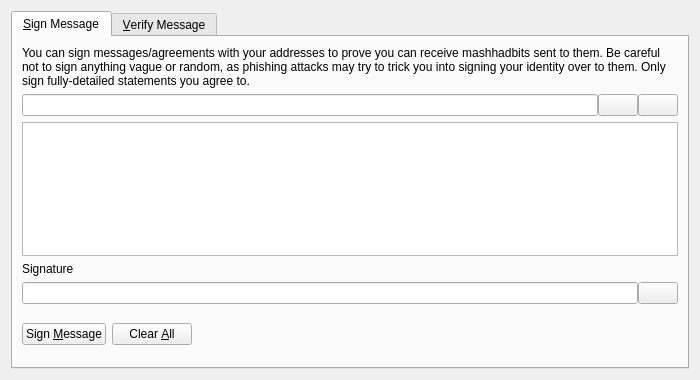
<?xml version="1.0" encoding="UTF-8"?>
<ui version="4.0">
 <class>SignVerifyMessageDialog</class>
 <widget class="QDialog" name="SignVerifyMessageDialog">
  <property name="geometry">
   <rect>
    <x>0</x>
    <y>0</y>
    <width>700</width>
    <height>380</height>
   </rect>
  </property>
  <property name="windowTitle">
   <string>Signatures - Sign / Verify a Message</string>
  </property>
  <property name="modal">
   <bool>true</bool>
  </property>
  <layout class="QVBoxLayout" name="verticalLayout">
   <item>
    <widget class="QTabWidget" name="tabWidget">
     <property name="currentIndex">
      <number>0</number>
     </property>
     <widget class="QWidget" name="tabSignMessage">
      <attribute name="title">
       <string>&amp;Sign Message</string>
      </attribute>
      <layout class="QVBoxLayout" name="verticalLayout_SM">
       <item>
        <widget class="QLabel" name="infoLabel_SM">
         <property name="text">
          <string>You can sign messages/agreements with your addresses to prove you can receive mashhadbits sent to them. Be careful not to sign anything vague or random, as phishing attacks may try to trick you into signing your identity over to them. Only sign fully-detailed statements you agree to.</string>
         </property>
         <property name="textFormat">
          <enum>Qt::PlainText</enum>
         </property>
         <property name="wordWrap">
          <bool>true</bool>
         </property>
        </widget>
       </item>
       <item>
        <layout class="QHBoxLayout" name="horizontalLayout_1_SM">
         <property name="spacing">
          <number>0</number>
         </property>
         <item>
          <widget class="QValidatedLineEdit" name="addressIn_SM">
           <property name="toolTip">
            <string>The Mashhadbit address to sign the message with</string>
           </property>
          </widget>
         </item>
         <item>
          <widget class="QPushButton" name="addressBookButton_SM">
           <property name="toolTip">
            <string>Choose previously used address</string>
           </property>
           <property name="text">
            <string/>
           </property>
           <property name="icon">
            <iconset resource="../mashhadbit.qrc">
             <normaloff>:/icons/address-book</normaloff>:/icons/address-book</iconset>
           </property>
           <property name="shortcut">
            <string>Alt+A</string>
           </property>
           <property name="autoDefault">
            <bool>false</bool>
           </property>
          </widget>
         </item>
         <item>
          <widget class="QPushButton" name="pasteButton_SM">
           <property name="toolTip">
            <string>Paste address from clipboard</string>
           </property>
           <property name="text">
            <string/>
           </property>
           <property name="icon">
            <iconset resource="../mashhadbit.qrc">
             <normaloff>:/icons/editpaste</normaloff>:/icons/editpaste</iconset>
           </property>
           <property name="shortcut">
            <string>Alt+P</string>
           </property>
           <property name="autoDefault">
            <bool>false</bool>
           </property>
          </widget>
         </item>
        </layout>
       </item>
       <item>
        <widget class="QPlainTextEdit" name="messageIn_SM">
         <property name="toolTip">
          <string>Enter the message you want to sign here</string>
         </property>
        </widget>
       </item>
       <item>
        <widget class="QLabel" name="signatureLabel_SM">
         <property name="text">
          <string>Signature</string>
         </property>
         <property name="textFormat">
          <enum>Qt::PlainText</enum>
         </property>
        </widget>
       </item>
       <item>
        <layout class="QHBoxLayout" name="horizontalLayout_2_SM">
         <property name="spacing">
          <number>0</number>
         </property>
         <item>
          <widget class="QLineEdit" name="signatureOut_SM">
           <property name="font">
            <font>
             <italic>true</italic>
            </font>
           </property>
           <property name="readOnly">
            <bool>true</bool>
           </property>
          </widget>
         </item>
         <item>
          <widget class="QPushButton" name="copySignatureButton_SM">
           <property name="toolTip">
            <string>Copy the current signature to the system clipboard</string>
           </property>
           <property name="text">
            <string/>
           </property>
           <property name="icon">
            <iconset resource="../mashhadbit.qrc">
             <normaloff>:/icons/editcopy</normaloff>:/icons/editcopy</iconset>
           </property>
           <property name="autoDefault">
            <bool>false</bool>
           </property>
          </widget>
         </item>
        </layout>
       </item>
       <item>
        <layout class="QHBoxLayout" name="horizontalLayout_3_SM">
         <item>
          <widget class="QPushButton" name="signMessageButton_SM">
           <property name="toolTip">
            <string>Sign the message to prove you own this Mashhadbit address</string>
           </property>
           <property name="text">
            <string>Sign &amp;Message</string>
           </property>
           <property name="icon">
            <iconset resource="../mashhadbit.qrc">
             <normaloff>:/icons/edit</normaloff>:/icons/edit</iconset>
           </property>
           <property name="autoDefault">
            <bool>false</bool>
           </property>
          </widget>
         </item>
         <item>
          <widget class="QPushButton" name="clearButton_SM">
           <property name="toolTip">
            <string>Reset all sign message fields</string>
           </property>
           <property name="text">
            <string>Clear &amp;All</string>
           </property>
           <property name="icon">
            <iconset resource="../mashhadbit.qrc">
             <normaloff>:/icons/remove</normaloff>:/icons/remove</iconset>
           </property>
           <property name="autoDefault">
            <bool>false</bool>
           </property>
          </widget>
         </item>
         <item>
          <spacer name="horizontalSpacer_1_SM">
           <property name="orientation">
            <enum>Qt::Horizontal</enum>
           </property>
           <property name="sizeHint" stdset="0">
            <size>
             <width>40</width>
             <height>48</height>
            </size>
           </property>
          </spacer>
         </item>
         <item>
          <widget class="QLabel" name="statusLabel_SM">
           <property name="font">
            <font>
             <weight>75</weight>
             <bold>true</bold>
            </font>
           </property>
           <property name="text">
            <string/>
           </property>
           <property name="wordWrap">
            <bool>true</bool>
           </property>
          </widget>
         </item>
         <item>
          <spacer name="horizontalSpacer_2_SM">
           <property name="orientation">
            <enum>Qt::Horizontal</enum>
           </property>
           <property name="sizeHint" stdset="0">
            <size>
             <width>40</width>
             <height>48</height>
            </size>
           </property>
          </spacer>
         </item>
        </layout>
       </item>
      </layout>
     </widget>
     <widget class="QWidget" name="tabVerifyMessage">
      <attribute name="title">
       <string>&amp;Verify Message</string>
      </attribute>
      <layout class="QVBoxLayout" name="verticalLayout_VM">
       <item>
        <widget class="QLabel" name="infoLabel_VM">
         <property name="text">
          <string>Enter the receiver's address, message (ensure you copy line breaks, spaces, tabs, etc. exactly) and signature below to verify the message. Be careful not to read more into the signature than what is in the signed message itself, to avoid being tricked by a man-in-the-middle attack. Note that this only proves the signing party receives with the address, it cannot prove sendership of any transaction!</string>
         </property>
         <property name="textFormat">
          <enum>Qt::PlainText</enum>
         </property>
         <property name="alignment">
          <set>Qt::AlignLeading|Qt::AlignLeft|Qt::AlignTop</set>
         </property>
         <property name="wordWrap">
          <bool>true</bool>
         </property>
        </widget>
       </item>
       <item>
        <layout class="QHBoxLayout" name="horizontalLayout_1_VM">
         <property name="spacing">
          <number>0</number>
         </property>
         <item>
          <widget class="QValidatedLineEdit" name="addressIn_VM">
           <property name="toolTip">
            <string>The Mashhadbit address the message was signed with</string>
           </property>
          </widget>
         </item>
         <item>
          <widget class="QPushButton" name="addressBookButton_VM">
           <property name="toolTip">
            <string>Choose previously used address</string>
           </property>
           <property name="text">
            <string/>
           </property>
           <property name="icon">
            <iconset resource="../mashhadbit.qrc">
             <normaloff>:/icons/address-book</normaloff>:/icons/address-book</iconset>
           </property>
           <property name="shortcut">
            <string>Alt+A</string>
           </property>
           <property name="autoDefault">
            <bool>false</bool>
           </property>
          </widget>
         </item>
        </layout>
       </item>
       <item>
        <widget class="QPlainTextEdit" name="messageIn_VM"/>
       </item>
       <item>
        <widget class="QValidatedLineEdit" name="signatureIn_VM"/>
       </item>
       <item>
        <layout class="QHBoxLayout" name="horizontalLayout_2_VM">
         <item>
          <widget class="QPushButton" name="verifyMessageButton_VM">
           <property name="toolTip">
            <string>Verify the message to ensure it was signed with the specified Mashhadbit address</string>
           </property>
           <property name="text">
            <string>Verify &amp;Message</string>
           </property>
           <property name="icon">
            <iconset resource="../mashhadbit.qrc">
             <normaloff>:/icons/transaction_0</normaloff>:/icons/transaction_0</iconset>
           </property>
           <property name="autoDefault">
            <bool>false</bool>
           </property>
          </widget>
         </item>
         <item>
          <widget class="QPushButton" name="clearButton_VM">
           <property name="toolTip">
            <string>Reset all verify message fields</string>
           </property>
           <property name="text">
            <string>Clear &amp;All</string>
           </property>
           <property name="icon">
            <iconset resource="../mashhadbit.qrc">
             <normaloff>:/icons/remove</normaloff>:/icons/remove</iconset>
           </property>
           <property name="autoDefault">
            <bool>false</bool>
           </property>
          </widget>
         </item>
         <item>
          <spacer name="horizontalSpacer_1_VM">
           <property name="orientation">
            <enum>Qt::Horizontal</enum>
           </property>
           <property name="sizeHint" stdset="0">
            <size>
             <width>40</width>
             <height>48</height>
            </size>
           </property>
          </spacer>
         </item>
         <item>
          <widget class="QLabel" name="statusLabel_VM">
           <property name="font">
            <font>
             <weight>75</weight>
             <bold>true</bold>
            </font>
           </property>
           <property name="text">
            <string/>
           </property>
           <property name="wordWrap">
            <bool>true</bool>
           </property>
          </widget>
         </item>
         <item>
          <spacer name="horizontalSpacer_2_VM">
           <property name="orientation">
            <enum>Qt::Horizontal</enum>
           </property>
           <property name="sizeHint" stdset="0">
            <size>
             <width>40</width>
             <height>48</height>
            </size>
           </property>
          </spacer>
         </item>
        </layout>
       </item>
      </layout>
     </widget>
    </widget>
   </item>
  </layout>
 </widget>
 <customwidgets>
  <customwidget>
   <class>QValidatedLineEdit</class>
   <extends>QLineEdit</extends>
   <header>qvalidatedlineedit.h</header>
  </customwidget>
 </customwidgets>
 <resources>
  <include location="../mashhadbit.qrc"/>
 </resources>
 <connections/>
</ui>
